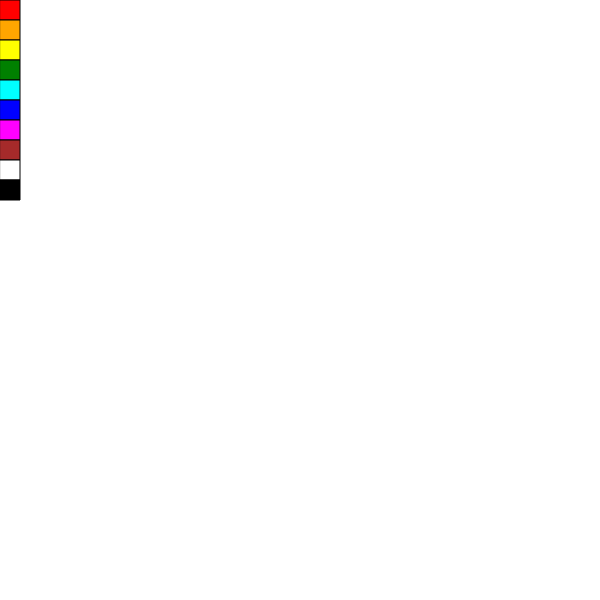
Frame 1 (no input)
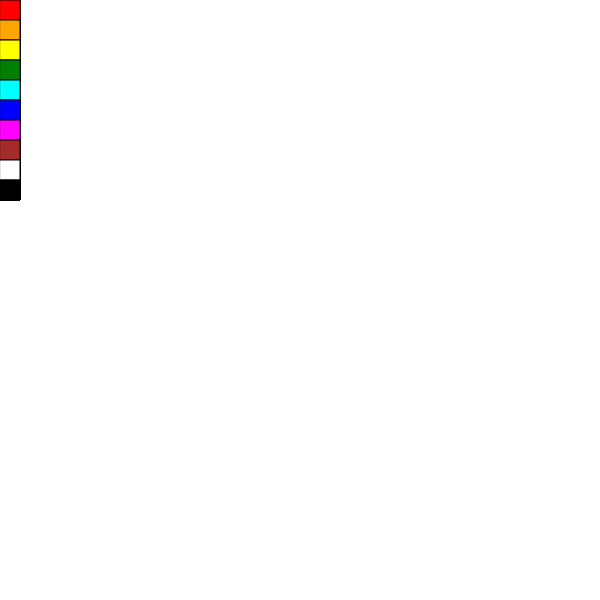
Frame 60 (no input)
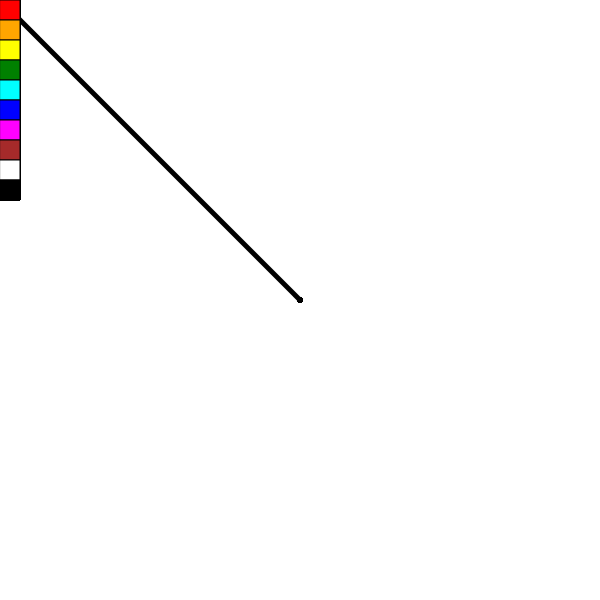
Frame 120 (the mouse pressed at the canvas centre since frame 60)

The p5.js sketch that drew these frames (run headless with seeded random() and noise() and a simulated clock; from frame 60 on, the mouse is pressed at the canvas centre):

// p5.js sketch
// ── sketch.js
let currentColor, red, orange, yellow, green, cyan, blue, magenta, brown, white, black;

//Function to set up canvas with color boxes
function setup() {
	createCanvas(600, 600);
	background(255);
	currentColor = 0;
	red = new colorBox(0, "red");
	orange = new colorBox(20, "orange");
	yellow = new colorBox(40, "yellow");
	green = new colorBox(60, "green");
	cyan = new colorBox(80, "cyan");
	blue = new colorBox(100, "blue");
	magenta = new colorBox(120, "magenta");
	brown = new colorBox(140, "brown");
	white = new colorBox(160, "white");
	black = new colorBox(180, "black");
}

//Function to determine based on mouse position how to interact with the Program
function draw(){
	if(mouseIsPressed){
		if(mouseX > 21){ //Not selecting color, call drawing function to draw
			drawing();
		}//else we are selecting color, make boxes appear and choose
	}
	red.appear();
	//I don't know why, but it won't let me select colors unless I have
	//one single "onMousePressed" call... and it works for all colors
	red.onMousePressed();
	orange.appear();
	yellow.appear();
	green.appear();
	cyan.appear();
	blue.appear();
	magenta.appear();
	brown.appear();
	white.appear();
	black.appear();
}

//Building a class to define my colorBox objects, and position them
class colorBox{
	constructor(y, color){
		this.x = 0;
		this.y = y;
		this.w = 20;
		this.h = 20;
		this.color = color;
	}
	//Method in draw function to make boxes show up
	appear(){
		push();
		fill(this.color);
		rect(this.x,this.y,this.w,this.h);
		pop();
	}
	//Method in Draw function to determine what to do with mouse
	onMousePressed(){ //If mouse is in color selector zone, it won't draw
		if(mouseIsPressed){
			if(mouseX < 20){	//Selecting color based on Y position
				if(mouseY > 0 && mouseY < 20){currentColor = "red";}
				else if(mouseY > 20 && mouseY < 40){currentColor="orange";}
				else if(mouseY > 40 && mouseY < 60){currentColor="yellow";}
				else if(mouseY > 60 && mouseY < 80){currentColor="green";}
				else if(mouseY > 80 && mouseY < 100){currentColor="cyan";}
				else if(mouseY > 100 && mouseY < 120){currentColor="blue";}
				else if(mouseY > 120 && mouseY < 140){currentColor="magenta";}
				else if(mouseY > 140 && mouseY < 160){currentColor="brown";}
				else if(mouseY > 160 && mouseY < 180){currentColor="white";}
				else if(mouseY > 180 && mouseY < 200){currentColor="black";}
			}
		}
	}
}

//Function to draw, set pencil width, and to draw at mouse position.
function drawing(){
	push();
	stroke(currentColor);
	strokeWeight(5 );
	line(pmouseX,pmouseY,mouseX,mouseY);
	pop();
}
